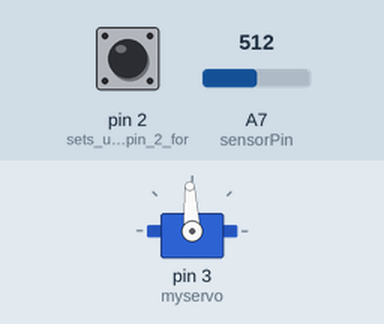
Simulated run of this sketch. Board: Arduino Nano, built with avr-gcc and run on an emulated ATmega328P. Parts: servo. Inputs (shaded band) come from the test bench; at power-on: pin 2 (sets_up_digital_pin_2_for) HIGH, A7 (sensorPin) = 512.

Above: at 1.2 s.
1.3 s: pin 2 (sets_up_digital_pin_2_for) pulled LOW for 0.15 s
At 1.38 s:
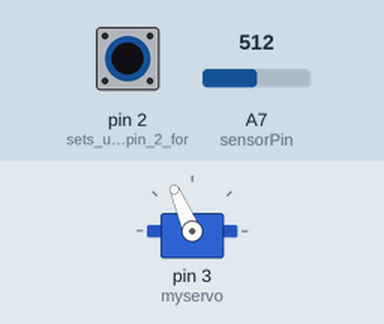
2.9 s: pin 2 (sets_up_digital_pin_2_for) pulled LOW for 3.2 s
At 7.0 s:
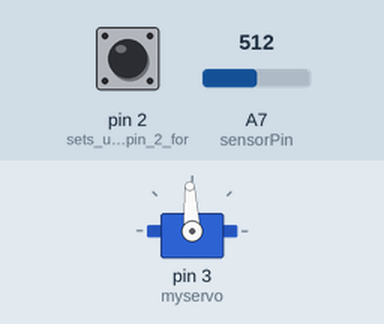
Timing chart, 0 to 8.5 s (numbered marks = the images above; inputs shaded):
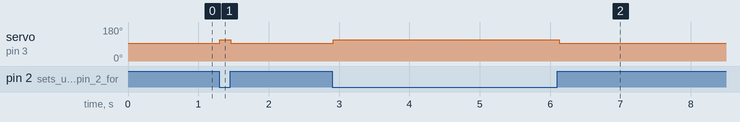

The sketch:

motor_box.ino
```cpp
/*  3257's EPIC MOTOR TESTING BOX
 *  Programming, Mechanical Assembly and Wiring by the Electrical Team
 *  -----------------------------
 *  uncomment the commented lines of code for serial debugging.
 *
 * Tested to work with Spark motor controllers, but should theoretically work
 * with any PWM based motor controller.
 */
#include <Servo.h> //this servo library is required for sending PWM to the motor controller
Servo myservo;
int sensorPin = A7; //Signal wire of the potentiometer at Analog Pin 7
int value = 0;
void setup() {
//Serial.begin(9600);
pinMode(2, INPUT_PULLUP);//sets up digital pin 2 for use as button input and sets internal resistor
myservo.writeMicroseconds(1500); //starts off as neutral
myservo.attach(3); //PWM signal wire at Digital Pin 3

}
void loop() {

value = analogRead(A7);
value = map(value, 0, 725, 1000, 2000);

delay(50);

if (digitalRead(2) == LOW) { //if button is pressed, send signal
//Serial.println("LOW");
 myservo.writeMicroseconds(value);
}

else if(digitalRead(2) == HIGH) { //if button is not pressed, don't send signal
  myservo.writeMicroseconds(1500);//sets to neutral instead
}

//Serial.println(value);


}
```

Measured:
- after the input at 1.3 s, servo on pin 3 (myservo): 93° → 113° at once, → 93° 0.15 s later
- after the input at 2.9 s, servo on pin 3 (myservo): 93° → 113° at once, → 93° 3.2 s later
